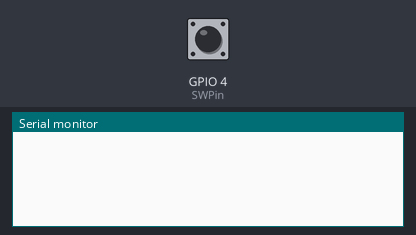
The sketch below on a simulated ESP32. Parts: the last lines printed to the serial monitor. The inputs (shaded band) are chosen by the test bench; at power-on: GPIO 4 (SWPin) HIGH.

Above: at 1.2 s.
1.3 s: GPIO 4 (SWPin) pulled LOW for 0.15 s
At 1.6 s:
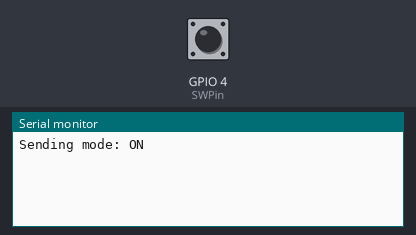
2.9 s: GPIO 4 (SWPin) pulsed LOW 2 times (0.12 s each, 0.3 s apart)
At 4.3 s:
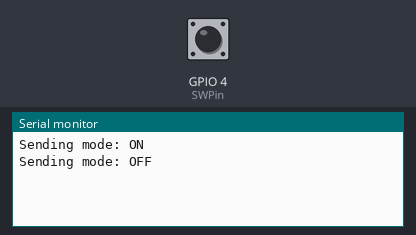

Measured:
- after the input at 1.3 s, the serial monitor: prints a new line at once (image 1)
- after the input at 2.9 s, the serial monitor: prints a new line after 0.30 s (image 2)

The sketch:

ESP-FS.ino
```cpp
#include "SWclient.h"

void setup() {
  SWclient_init();

}

void loop() {
  while (SWFlag || SWISR_trigger)
  {
    SWclient_send_data();
  }
  // Remaining functions of ESP (Fixed Station)
}
```

SWclient.cpp
```cpp
#include "SWclient.h"

// MAC address of the receiver (server) ESP32
static uint8_t broadcastAddress[] = {0xF0, 0x24, 0xF9, 0x59, 0x69, 0x88};

// Data structure instance
static struct_message myData;

// Define GPIO 4 to be used as interrupt trigger for Steering-Wheel feature
const int SWPin = 4;

// Steering-Wheel Flag
bool SWFlag = false;

// Handle debouncing
volatile bool SWISR_trigger = false;
bool isPressed = false;
unsigned long lastDebounceTime = 0;
const unsigned long debounceDelay = 30; // 30ms for solid debounce

// Interrupt Service Routine (ISR)
void IRAM_ATTR SWISR() {
  SWISR_trigger = true;
}


void SWclient_init(void) {
  Serial.begin(115200);

  // Set device as a Wi-Fi Station
  WiFi.mode(WIFI_STA);

  // Init ESP-NOW
  if (esp_now_init() != ESP_OK) {
    // Serial.println("Error initializing ESP-NOW");
    return;
  }

  // Register peer
  esp_now_peer_info_t peerInfo = {};
  memcpy(peerInfo.peer_addr, broadcastAddress, 6);
  peerInfo.channel = 0;
  peerInfo.encrypt = false;

  // Add peer
  if (esp_now_add_peer(&peerInfo) != ESP_OK) {
    // Serial.println("Failed to add peer");
    return;
  }

  // Define SWPin to be input (active low)
  pinMode(SWPin, INPUT_PULLUP);

  // Attach interrupt to SWPin on falling edge
  attachInterrupt(digitalPinToInterrupt(SWPin), SWISR, FALLING);
}

void SWclient_send_data(void) {
  // Check if the ISR is executed
  if (SWISR_trigger) {
    unsigned long currentTime = millis();

    // Only process if debounce time has passed
    if (currentTime - lastDebounceTime > debounceDelay) {
      isPressed = !isPressed;

      if (isPressed) {
        SWFlag = !SWFlag;
        Serial.print("Sending mode: ");
        Serial.println(SWFlag ? "ON" : "OFF");
      }

      lastDebounceTime = currentTime;
    }

    SWISR_trigger = false;
  }

  // Check if SWFlag is true
  if(SWFlag == true)
  {
    // Check if there is data on the serial to send it
    if (Serial.available()) {
    String data = Serial.readStringUntil('\n');
    data.trim();

    int commaIndex = data.indexOf(',');
    if (commaIndex > 0) {
      myData.steeringValue = data.substring(0, commaIndex).toFloat();
      myData.pedalValue = data.substring(commaIndex + 1).toFloat();

      // Send message via ESP-NOW
      esp_err_t result = esp_now_send(broadcastAddress, (uint8_t*)&myData, sizeof(myData));
      }
    }
  }
}
```

SWclient.h
```cpp
#ifndef SWclient_H
#define SWclient_H

#include <esp_now.h>
#include <WiFi.h>

// Structure to hold the data
typedef struct struct_message {
  float steeringValue;
  float pedalValue;
} struct_message;

extern bool SWFlag;
extern volatile bool SWISR_trigger;

void SWclient_init(void);
void SWclient_send_data(void);

#endif // SWclient_H
```
